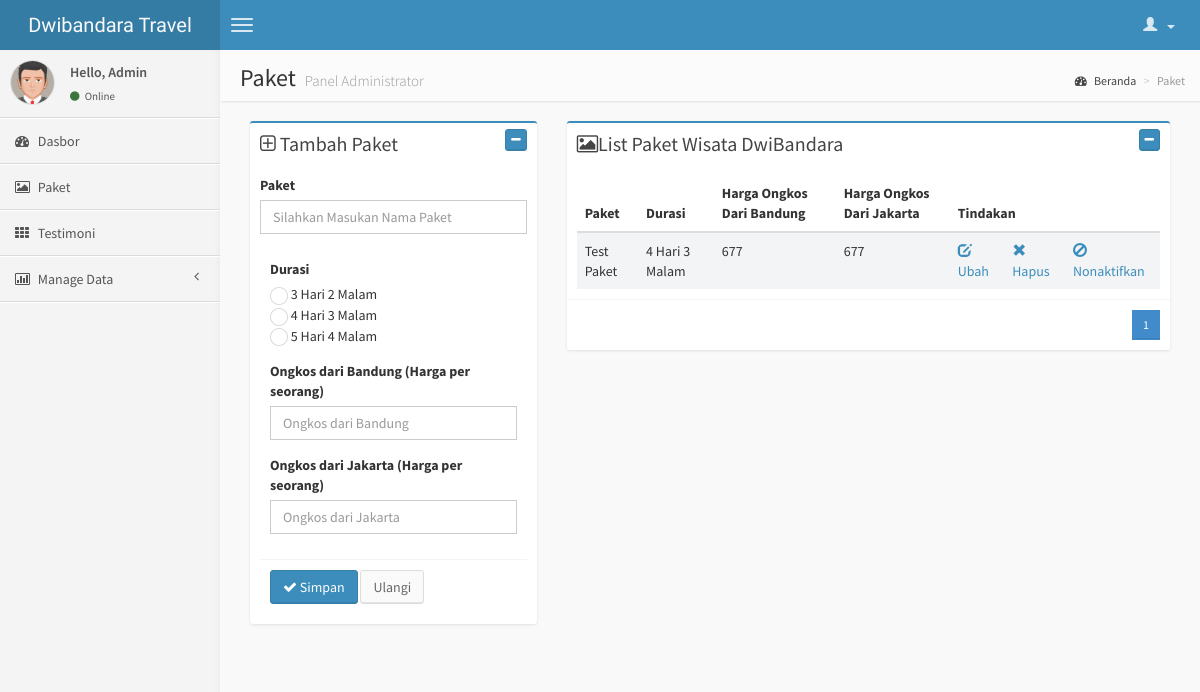
The app's page /mint-paket (signed in) with its own data.
### tables this page shows
CREATE TABLE IF NOT EXISTS `paket` (
  `id` int(11) NOT NULL AUTO_INCREMENT,
  `paket` varchar(100) NOT NULL,
  `durasi` enum('3 Hari 2 Malam','4 Hari 3 Malam','5 Hari 4 Malam','') NOT NULL,
  `ongkos_bandung` varchar(100) NOT NULL,
  `ongkos_jakarta` varchar(100) NOT NULL,
  `status` enum('Aktif','Tidak Aktif') NOT NULL,
  PRIMARY KEY (`id`)
);

### views/a_paket.php (the view, shortened to what this page needs)
    <aside class="right-side">
        <section class="content-header">
            <h1>
                Paket
                <small>Panel Administrator</small>
            </h1>
            <ol class="breadcrumb">
                <li><a href="mint"><i class="fa fa-dashboard"></i> Beranda</a></li>
                <li class="active">Paket</li>
            </ol>
        </section>
        <section class="content">
            <div class="row">
            <div class="col-sm-12">
                <div class='col-sm-4'>
                    <div class="box box-primary">
                        <div class="box-header">
                            <h3 class="box-title"><i class="fa fa-plus-square-o"></i> Tambah Paket</h3>
                            <div class="box-tools pull-right">
                                <button class="btn btn-primary btn-xs" data-widget="collapse"><i class="fa fa-minus"></i></button>
                            </div>
                        </div>
                        <form role="form" action="tambahPaket" method="post">
                        <div class="box-body">
                            <div class="form-group">
                                <label for="nama">Paket</label>
                                <input type="text" name="paket" class="form-control" id="exampleInputEmail1" placeholder="Silahkan Masukan Nama Paket">
                            </div>
                            <div class="box-body">
                            <div class="form-group">
                                <label for="nama">Durasi</label><br>
                                <input type="radio" name="durasi" class="form-control" id="exampleInputEmail1" value="3 Hari 2 Malam"> 3 Hari 2 Malam<br>
                                <input type="radio" name="durasi" class="form-control" id="exampleInputEmail1" value="4 Hari 3 Malam"> 4 Hari 3 Malam<br>
                                <input type="radio" name="durasi" class="form-control" id="exampleInputEmail1" value="5 Hari 4 Malam"> 5 Hari 4 Malam<br>
                            </div>
                            <div class="form-group">
                                <label for="nama">Ongkos dari Bandung (Harga per seorang)</label>
                                <input type="text" name="ongkos_bandung" class="form-control" id="exampleInputEmail1" placeholder="Ongkos dari Bandung">
                            </div>
                             <div class="form-group">
                                <label for="nama">Ongkos dari Jakarta (Harga per seorang)</label>
                                <input type="text" name="ongkos_jakarta" class="form-control" id="exampleInputEmail1" placeholder="Ongkos dari Jakarta">
                            </div>
                        </div>
                        <div class="box-footer">
                            <button type="submit" class="btn btn-primary"><i class='fa fa-check'></i> Simpan</button>
                            <input type="reset" class="btn btn-default" value="Ulangi">
                        </div>
                        </form>
                    </div>
                </div>
            </div>
            <div class="col-sm-8">
                <div class="box box-primary">
                    <div class="box-header">
                         <h3 class="box-title"><i class="fa fa-picture-o"></i>List Paket Wisata DwiBandara</h3>
                        <div class="box-tools pull-right">
                            <button class="btn btn-primary btn-xs" data-widget="collapse"><i class="fa fa-minus"></i></button>
                        </div>
                    </div>
                    <div class="box-body">
                        <div class="table-responsive">
                            <table class="table table-striped">
                                <thead>
                                <tr>
                                    <th>Paket</th>
                                    <th>Durasi</th>
                                    <th>Harga Ongkos Dari Bandung</th>
                                    <th>Harga Ongkos Dari Jakarta</th>
                                    <th colspan=3>Tindakan</th>
                                </tr>
                                </thead>
                                    <?php
                                    $p      = new pagingPaket;
                                    $batas  = 10;
                                    $posisi = $p->cariPosisi($batas);
                                    $a      = mysql_query("SELECT * FROM paket ORDER BY paket ASC LIMIT $posisi, $batas");
                                    if(mysql_num_rows($a)==0){
                                        echo"<tr><td>Paket tidak ditemukan.</td></tr></tbody></table>";
                                    }else{
                                    while($b=mysql_fetch_array($a)){
                                    echo"
                                    <tr>
                                        <td>$b[paket]</td>
                                        <td>$b[durasi]</td>
                                        <td>$b[ongkos_bandung]</td>
                                        <td>$b[ongkos_jakarta]</td>
                                        <td><a href='mint-edit-paket-$b[id]'><i class='glyphicon glyphicon-edit'></i> Ubah</a></td>
                                        <td><a href='deletepaket-$b[id]'><i class='glyphicon glyphicon-remove'></i> Hapus</a></td>";
                                        if($b['status']=='Aktif'){
                                            echo"<td><a href='ubahstatuspaket-$b[id]'><i class='glyphicon glyphicon-ban-circle'></i> Nonaktifkan</a></td>";
                                        }else{
                                            echo"<td><a href='ubahstatuspaket-$b[id]'><i class='glyphicon glyphicon-ok'></i> Aktifkan</a></td>";
                                        }
                                        echo"
                                    </tr>";
                                    }
                                    $jmldata    =   mysql_num_rows(mysql_query("SELECT * FROM paket"));
                                    $jmlhalaman =   $p->jumlahHalaman($jmldata, $batas);
                                    $linkHalaman=   $p->navHalaman($_GET['hal'],$jmlhalaman);
                                    }
                            echo"
                            </table>
                        </div>
                    </div>
                    <div class='box-footer clearfix'>";
                        echo "<ul class='pagination pagination-sm no-margin pull-right'>$linkHalaman</ul>";
                    ?>
                    </div>
                </div>
            </div>
        </section>
    </aside>
</div>

### records on screen
paket: paket "Test Paket", durasi "4 Hari 3 Malam", ongkos_bandung "677", ongkos_jakarta "677"

### other values on screen
$_SESSION['name'] "Admin"
